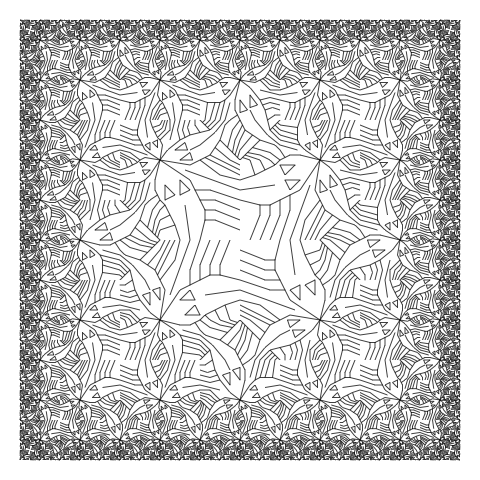

This figure's R source:
library(funcgeo)
library(grid)
library(here)

t <- quartet(fish_p, fish_q, fish_r, fish_s)
u <- cycle(rot(fish_q))

nil <- nullGrob()

side1 <- quartet(nil, nil, rot(t), t)
side2 <- quartet(side1, side1, rot(t), t)

corner1 <- quartet(nil, nil, nil, u)
corner2 <- quartet(corner1, side1, rot(side1), u)

corner <- nonet(
  corner2, side2, side2,
  rot(side2), u, rot(t),
  rot(side2), rot(t), rot(fish_q)
)

squarelimit <- cycle(corner)

png(here("plots", "squarelimit.png"))
plot(squarelimit)
dev.off()
